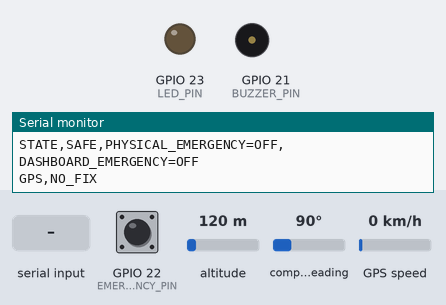
This sketch was run on a simulated ESP32. Shown: output pins drawn as LEDs (lit = HIGH), buzzer (waves = sounding, pin HIGH), the last lines printed to the serial monitor. Dashed ring = blinking. Inputs (shaded band) come from the test bench; at power-on: GPIO 22 (EMERGENCY_PIN) HIGH, altitude 120 m, compass heading 90°, GPS speed 0 km/h. The GPS gets a fix after 3 s at 37.7749, -122.4194 with 8 satellites.

Above: at 1.4 s.
1.5 s: "ALERT,WARNING\n" received over Serial
At 1.59 s:
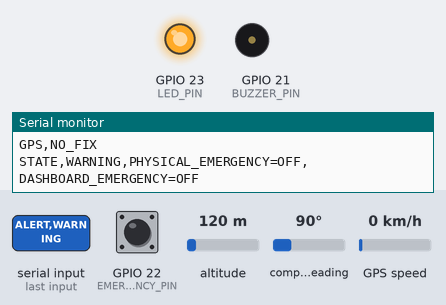
5.6 s: GPIO 22 (EMERGENCY_PIN) pulled LOW for 1 s
At 6.09 s:
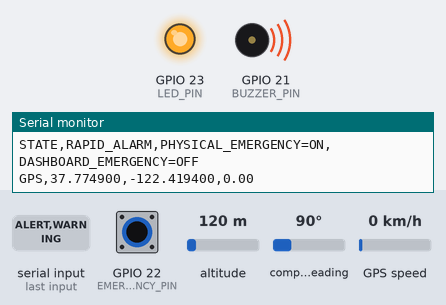
9.1 s: GPIO 22 (EMERGENCY_PIN) pulled LOW for 3.2 s
At 13.5 s:
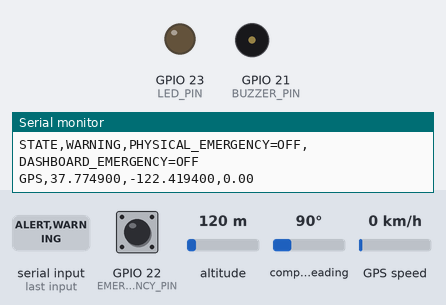
13.8 s: "ALERT,CRITICAL\n" received over Serial
At 15.3 s:
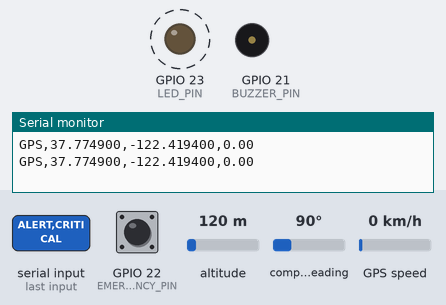
17.3 s: "ALERT,SAFE\n" received over Serial
At 18.1 s:
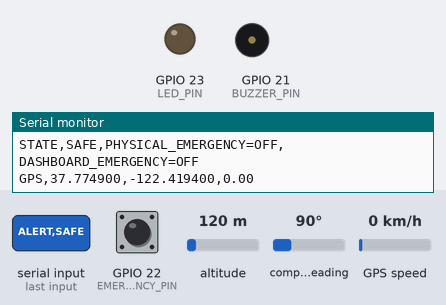
Timing chart, 0 to 19.8 s (numbered marks = the images above; inputs shaded):
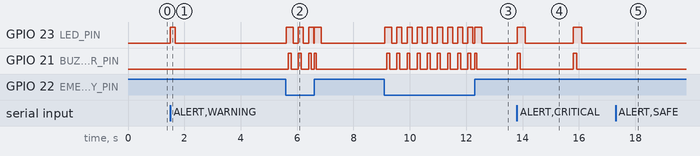

The sketch:

SafeSea_Astra_ESP32_GEOFENCE_FINAL.ino
```cpp
#include <Arduino.h>
#include <TinyGPSPlus.h>

// ================= SAFESEA ASTRA — FINAL ESP32 ALARM FIRMWARE =================
// GPS: Neo-6M
// USB/Web Serial: 115200 baud
// GPS UART2: 9600 baud
//
// Alarm logic expected from dashboard:
// SAFE        -> LED OFF, buzzer OFF
// WARNING     -> LED pulse once every 5 seconds, buzzer OFF
// CRITICAL    -> LED pattern + one short beep every 2 seconds
// REACHED     -> rapid LED + rapid buzzer
//
// Physical emergency switch always has priority.
// RESET_ALARM never clears a physically-held emergency switch.

#define GPS_RX_PIN       18  // ESP32 RX2 <- Neo-6M TX
#define GPS_TX_PIN       19  // ESP32 TX2 -> Neo-6M RX
#define LED_PIN          23
#define BUZZER_PIN       21
#define EMERGENCY_PIN    22  // switch to GND; INPUT_PULLUP
#define USB_BAUD         115200
#define GPS_BAUD         9600

TinyGPSPlus gps;
HardwareSerial GPSSerial(2);

enum AlarmLevel {
  LEVEL_SAFE,
  LEVEL_WARNING,
  LEVEL_CRITICAL,
  LEVEL_RAPID
};

AlarmLevel dashboardLevel = LEVEL_SAFE;
bool dashboardEmergency = false;
bool physicalEmergency = false;

bool ledState = false;
bool buzzerState = false;
unsigned long patternStarted = 0;
unsigned long lastGpsReport = 0;
unsigned long lastEmergencySample = 0;
bool lastRawEmergency = false;
bool stableEmergency = false;

void setOutputs(bool ledOn, bool buzzerOn) {
  ledState = ledOn;
  buzzerState = buzzerOn;
  digitalWrite(LED_PIN, ledOn ? HIGH : LOW);
  digitalWrite(BUZZER_PIN, buzzerOn ? HIGH : LOW);
}

const char* levelName(AlarmLevel level) {
  switch (level) {
    case LEVEL_WARNING: return "WARNING";
    case LEVEL_CRITICAL: return "CRITICAL";
    case LEVEL_RAPID: return "RAPID_ALARM";
    default: return "SAFE";
  }
}

AlarmLevel effectiveLevel() {
  if (physicalEmergency || dashboardEmergency) return LEVEL_RAPID;
  return dashboardLevel;
}

void printState() {
  Serial.print("STATE,");
  Serial.print(levelName(effectiveLevel()));
  Serial.print(",PHYSICAL_EMERGENCY=");
  Serial.print(physicalEmergency ? "ON" : "OFF");
  Serial.print(",DASHBOARD_EMERGENCY=");
  Serial.println(dashboardEmergency ? "ON" : "OFF");
}

void applyCommand(const String &cmd) {
  if (cmd == "ALERT,SAFE") {
    dashboardLevel = LEVEL_SAFE;
  } else if (cmd == "ALERT,WARNING") {
    dashboardLevel = LEVEL_WARNING;
  } else if (cmd == "ALERT,CRITICAL") {
    dashboardLevel = LEVEL_CRITICAL;
  } else if (cmd == "ALERT,REACHED") {
    dashboardLevel = LEVEL_RAPID;
  } else if (cmd == "EMERGENCY,ON") {
    dashboardEmergency = true;
  } else if (cmd == "EMERGENCY,OFF") {
    dashboardEmergency = false;
  } else if (cmd == "RESET_ALARM") {
    // Deliberately does NOT clear physicalEmergency.
    dashboardEmergency = false;
    dashboardLevel = LEVEL_SAFE;
    Serial.println("ACK,ALARM_RESET");
  } else if (cmd == "TEST,LED") {
    setOutputs(true, false);
    delay(180);
    setOutputs(false, false);
    Serial.println("ACK,LED_OK");
    patternStarted = millis();
    return;
  } else if (cmd == "TEST,BUZZER") {
    setOutputs(false, true);
    delay(180);
    setOutputs(false, false);
    Serial.println("ACK,BUZZER_OK");
    patternStarted = millis();
    return;
  } else if (cmd == "TEST,ALARM") {
    for (int i = 0; i < 4; i++) {
      setOutputs(true, true);
      delay(100);
      setOutputs(false, false);
      delay(100);
    }
    Serial.println("ACK,ALARM_ACTIVE");
    patternStarted = millis();
    return;
  } else {
    return;
  }

  patternStarted = millis();
  printState();
}

void readUsbCommands() {
  static String line;
  while (Serial.available()) {
    char c = (char)Serial.read();
    if (c == '\n' || c == '\r') {
      line.trim();
      if (line.length()) applyCommand(line);
      line = "";
    } else if (line.length() < 80) {
      line += c;
    }
  }
}

void updatePhysicalEmergency() {
  unsigned long now = millis();
  if (now - lastEmergencySample < 25) return;
  lastEmergencySample = now;

  bool raw = (digitalRead(EMERGENCY_PIN) == LOW);
  if (raw != lastRawEmergency) {
    lastRawEmergency = raw;
    patternStarted = now;
  }

  static unsigned long stableSince = 0;
  if (raw != stableEmergency) {
    if (stableSince == 0) stableSince = now;
    if (now - stableSince >= 60) {
      stableEmergency = raw;
      physicalEmergency = stableEmergency;
      Serial.print("EMERGENCY,");
      Serial.println(physicalEmergency ? "ON" : "OFF");
      printState();
      stableSince = 0;
      patternStarted = now;
    }
  } else {
    stableSince = 0;
  }
}

void updateAlarmOutputs() {
  const unsigned long now = millis();
  const AlarmLevel level = effectiveLevel();
  const unsigned long elapsed = now - patternStarted;

  if (level == LEVEL_SAFE) {
    setOutputs(false, false);
    return;
  }

  if (level == LEVEL_WARNING) {
    // One short LED pulse every 5 seconds. No buzzer.
    const unsigned long phase = elapsed % 5000UL;
    setOutputs(phase < 180UL, false);
    return;
  }

  if (level == LEVEL_CRITICAL) {
    // One LED/buzzer event every 2 seconds.
    const unsigned long phase = elapsed % 2000UL;
    setOutputs(phase < 300UL, phase < 120UL);
    return;
  }

  // RAPID_ALARM: fast repeating LED + buzzer.
  const unsigned long phase = elapsed % 360UL;
  setOutputs(phase < 180UL, phase < 100UL);
}

void updateGpsReport() {
  const unsigned long now = millis();
  if (now - lastGpsReport < 1000) return;
  lastGpsReport = now;

  if (gps.location.isValid()) {
    Serial.print("GPS,");
    Serial.print(gps.location.lat(), 6);
    Serial.print(",");
    Serial.print(gps.location.lng(), 6);
    Serial.print(",");
    Serial.println(gps.speed.isValid() ? gps.speed.knots() : 0.0, 2);
  } else {
    Serial.println("GPS,NO_FIX");
  }
}

void setup() {
  pinMode(LED_PIN, OUTPUT);
  pinMode(BUZZER_PIN, OUTPUT);
  pinMode(EMERGENCY_PIN, INPUT_PULLUP);
  setOutputs(false, false);

  Serial.begin(USB_BAUD);
  GPSSerial.begin(GPS_BAUD, SERIAL_8N1, GPS_RX_PIN, GPS_TX_PIN);

  delay(200);
  Serial.println("SAFESEA_ASTRA_READY");
  Serial.println("READY,115200,GPS=9600");
  printState();
}

void loop() {
  while (GPSSerial.available()) {
    gps.encode(GPSSerial.read());
  }

  readUsbCommands();
  updatePhysicalEmergency();
  updateAlarmOutputs();
  updateGpsReport();
}
```

Measured:
- after the input at 1.5 s, GPIO 23 (LED_PIN): LOW → HIGH at once, → LOW 0.18 s later
- after the input at 5.6 s, GPIO 21 (BUZZER_PIN): LOW → HIGH after 0.09 s, → LOW 0.10 s later, → HIGH 0.26 s later, → LOW 0.10 s later, … (8 changes in this stretch)
- after the input at 9.1 s, GPIO 21 (BUZZER_PIN): goes 8 × (HIGH 0.10 s, LOW 0.26 s), HIGH 0.10 s, LOW 0.14 s, HIGH 0.08 s, then LOW, starting after 0.08 s
- after the input at 13.8 s, GPIO 23 (LED_PIN): alternates HIGH for 0.30 s and LOW for 1.7 s, starting at once; GPIO 21 (BUZZER_PIN): alternates HIGH for 0.12 s and LOW for 1.9 s, starting at once
- after the input at 17.3 s, GPIO 23 (LED_PIN), GPIO 21 (BUZZER_PIN): stays LOW (without the input it goes to HIGH after 0.50 s)
